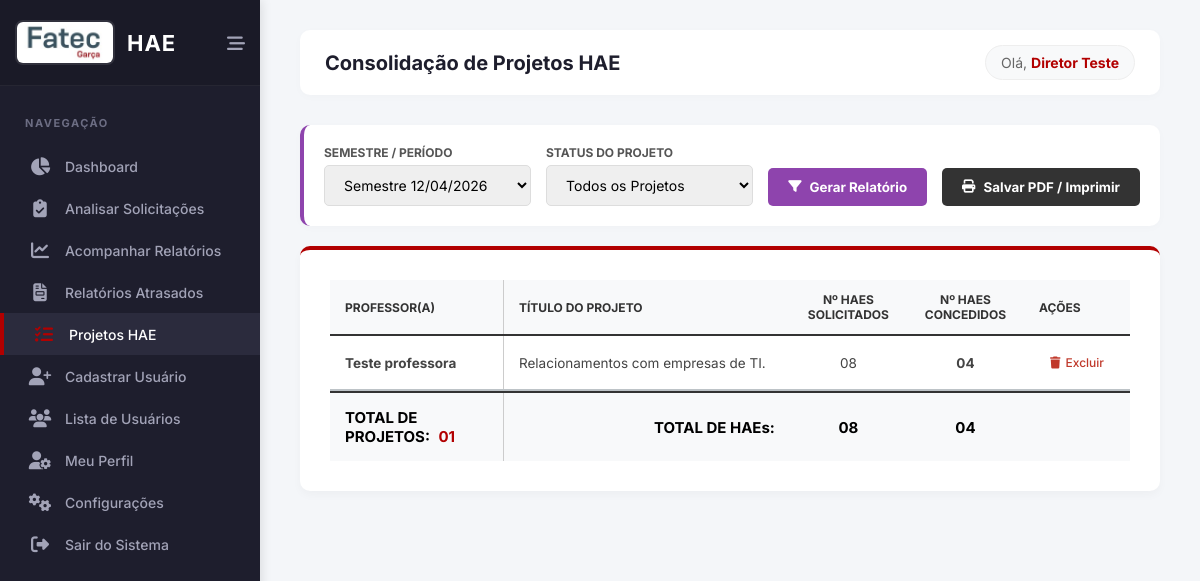
Before: /projetos_hae.php?semestre=12/04/2026 (signed in) with the older database file.
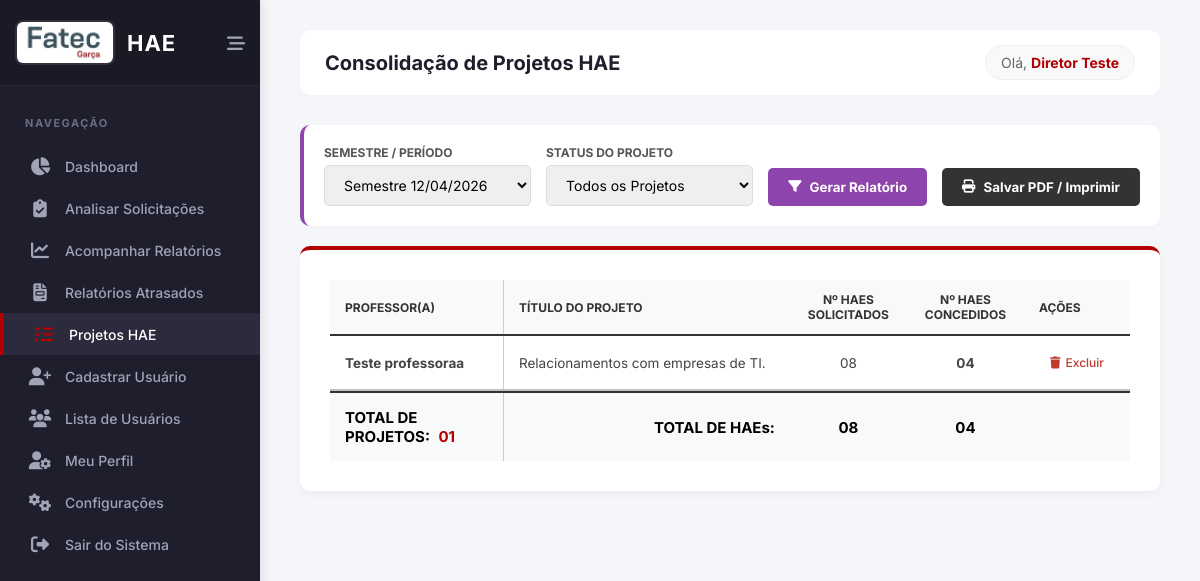
After: the same page with the newer database file.
### tables this page shows
CREATE TABLE `solicitacoes_hae` (
  `id` int(11) NOT NULL,
  `professor_id` int(11) NOT NULL,
  `coordenador_alvo_id` int(11) DEFAULT NULL,
  `coordenador_indicado_id` int(11) DEFAULT NULL,
  `coordenador_id` int(11) DEFAULT NULL,
  `diretor_id` int(11) DEFAULT NULL,
  `parecer_coordenador` text DEFAULT NULL,
  `data_aprovacao_coordenador` date DEFAULT NULL,
  `data_parecer_coordenador` date DEFAULT NULL,
  `semestre` varchar(10) NOT NULL,
  `quantidade_horas` int(11) NOT NULL,
  `horas_aprovadas` int(11) DEFAULT NULL,
  `titulo_projeto` varchar(150) NOT NULL,
  `projeto_anterior` tinyint(1) DEFAULT 0,
  `nome_projeto_anterior` varchar(150) DEFAULT NULL,
  `objetivos_escola` text DEFAULT NULL,
  `horas_aula` int(11) NOT NULL,
  `horas_atividade` int(11) NOT NULL,
  `horas_especificas` int(11) NOT NULL,
  `total_semanal` int(11) NOT NULL,
  `total_mensal` int(11) NOT NULL,
  `categoria` varchar(255) NOT NULL,
  `justificativa` text NOT NULL,
  `objetivo` text NOT NULL,
  `metodologia` text NOT NULL,
  `envolvidos` text NOT NULL,
  `recursos_necessarios` set('Financeiro','Físico','Humano') NOT NULL,
  `detalhamento_recursos` text DEFAULT NULL,
  `cronograma` text NOT NULL,
  `resultados_esperados` text NOT NULL,
  `status_aprovacao` enum('Pendente','Aprovado','Rejeitado') DEFAULT 'Pendente',
  `status_coordenador` varchar(20) DEFAULT 'Pendente',
  `status_diretor` varchar(20) DEFAULT 'Pendente',
  `parecer_diretor` text DEFAULT NULL,
  `data_aprovacao_diretor` date DEFAULT NULL,
  `assinatura_coordenador` varchar(255) DEFAULT NULL,
  `assinatura_diretor` varchar(255) DEFAULT NULL,
  `data_criacao` timestamp NOT NULL DEFAULT current_timestamp()
);

### projetos_hae.php (the view, shortened to what the changed rows need)
<?php
require 'config/conexao.php';
$mes_atual_calc = (int)date('m');
$ano_atual_calc = (int)date('Y');
$semestre_padrao = ($mes_atual_calc <= 6) ? "1/$ano_atual_calc" : "2/$ano_atual_calc";
$filtro_semestre = isset($_GET['semestre']) ? trim($_GET['semestre']) : $semestre_padrao;
$where = ["1=1"];
$params = [];
if ($filtro_semestre != 'Todos') {
    $where[] = "s.semestre = ?";
    $params[] = $filtro_semestre;
}
$sql = "SELECT s.id, s.titulo_projeto, s.quantidade_horas, s.horas_aprovadas, s.horas_especificas, s.status_aprovacao, u.nome AS professor_nome
        FROM solicitacoes_hae s
        JOIN usuarios u ON s.professor_id = u.id
        WHERE " . implode(" AND ", $where) . "
        ORDER BY u.nome ASC, s.titulo_projeto ASC";
$stmt = $pdo->prepare($sql);
$stmt->execute($params);
$solicitacoes = $stmt->fetchAll(PDO::FETCH_ASSOC);
$projetos_agrupados = [];
foreach ($solicitacoes as $proj) {
    $solicitado_valor = (int)$proj['quantidade_horas'];
    $concedido_valor = $proj['horas_aprovadas'] !== null ? (int)$proj['horas_aprovadas'] : null;
    if ($proj['status_aprovacao'] == 'Aprovado' && $concedido_valor === null) {
        $concedido_valor = $solicitado_valor;
        $solicitado_valor = (int)$proj['horas_especificas'];
    }
    $proj['solicitado_real'] = $solicitado_valor;
    $proj['concedido_real'] = $concedido_valor;
    $projetos_agrupados[$proj['professor_nome']][] = $proj;
}
?>
<!DOCTYPE html>
<html lang="pt-BR">
<head>
    <link rel="stylesheet" href="assets/css/painel.css">
    <link rel="stylesheet" href="https://cdnjs.cloudflare.com/ajax/libs/font-awesome/6.4.0/css/all.min.css">
</head>
<body>
    <aside class="sidebar" id="sidebar">
        <div class="sidebar-header">
            <a href="painel.php" class="brand">
                <h2 class="brand-text">HAE</h2>
            </a>
        </div>
    </aside>
    <main class="main-content">
        <header class="header">
            <div class="header-top">
                <h1>Consolidação de Projetos HAE</h1>
            </div>
        </header>
        <div class="relatorio-container">
            <table class="tabela-relatorio">
                <thead>
                    <tr>
                        <th class="col-prof">Professor(a)</th>
                        <th class="col-titulo">Título do Projeto</th>
                        <th class="col-num">Nº HAEs SOLICITADOS</th>
                        <th class="col-num">Nº HAEs CONCEDIDOS</th>
                        <th class="col-acao">Ações</th>
                    </tr>
                </thead>
                <tbody>
                    <?php if (count($projetos_agrupados) > 0): ?>
                        <?php foreach ($projetos_agrupados as $nome_prof => $projetos): ?>
                            <?php
                                $qtd_projetos = count($projetos);
                                $is_first = true;
                                foreach ($projetos as $p):
                                    $titulo_limpo = preg_replace('/\s*-\s*v\d+\.\d+\s*$/i', '', $p['titulo_projeto']);
                                    $solicitado = str_pad($p['solicitado_real'], 2, '0', STR_PAD_LEFT);
                                    $concedido = ($p['status_aprovacao'] == 'Aprovado') ? str_pad($p['concedido_real'], 2, '0', STR_PAD_LEFT) : '-';
                                    $aviso_status = "";
                            ?>
                            <tr>
                                <?php if ($is_first): ?>
                                    <td class="col-prof" rowspan="<?php echo $qtd_projetos; ?>"><?php echo htmlspecialchars($nome_prof); ?></td>
                                    <?php $is_first = false; ?>
                                <?php endif; ?>
                                <td class="col-titulo"><?php echo htmlspecialchars($titulo_limpo) . $aviso_status; ?></td>
                                <td class="col-num"><?php echo $solicitado; ?></td>
                                <td class="col-num col-destaque"><?php echo $concedido; ?></td>
                                <td class="col-acao">
                                    <a href="projetos_hae.php?excluir_id=<?php echo $p['id']; ?><?php echo isset($_GET['semestre']) ? '&semestre=' . urlencode($_GET['semestre']) . '&status=' . urlencode($_GET['status']) : ''; ?>" class="btn-excluir" onclick="return confirm('Tem certeza que deseja excluir permanentemente este projeto e todos os seus relatórios? Esta ação não pode ser desfeita.');">
                                        <i class="fa-solid fa-trash"></i> Excluir
                                    </a>
                                </td>
                            </tr>
                            <?php endforeach; ?>
                            <tr class="linha-separadora"><td colspan="5"></td></tr>
                        <?php endforeach; ?>
                    <?php else: ?>
                        <tr><td colspan="5" style="text-align: center; padding: 40px; color: #888;">Nenhum projeto encontrado para este período com o status selecionado.</td></tr>
                    <?php endif; ?>
                </tbody>
            </table>
        </div>
    </main>
</body>
</html>

Changed rows visible on the page:
changed solicitacoes_hae "Relacionamentos com empresas de TI.": nome_prof "Teste professora" → "Teste professoraa"
